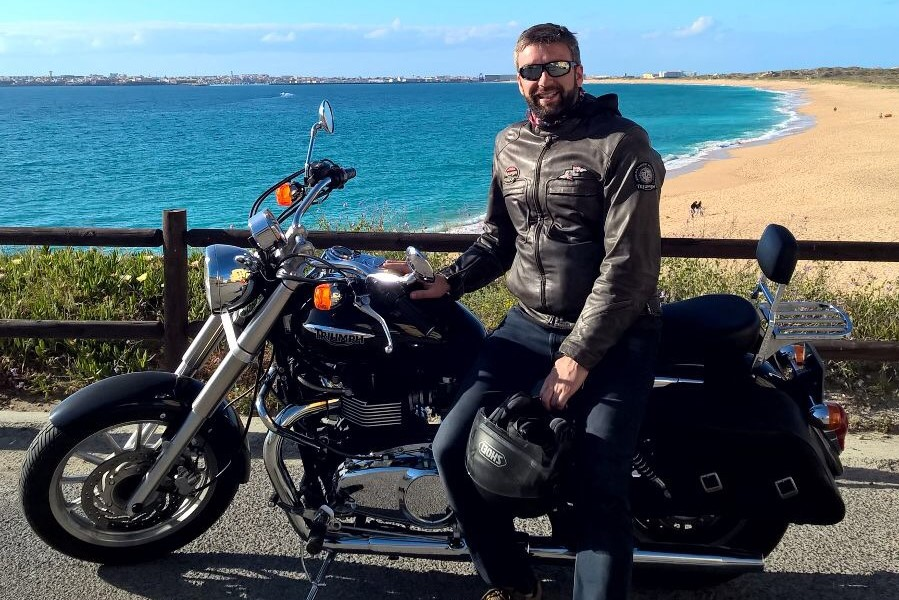
#> input picture Deep Learning Tutorial/5 - CNNs/photo.jpg, 899 x 600 px, given in place of the camera
$ jupyter execute 'WebCam Face Detection.ipynb'
#> lines starting #> are read from the running program, lines starting #| are printed output that depends on the picture
#> further down, frame is the input picture: shape (600, 899, 3); mean B, G, R 104.2, 96.2, 78.5
### OpenCV Demos/utils/imutils.py
# Import the necessary packages
import numpy as np
import matplotlib.pyplot as plt
import seaborn as sns
import cv2
from urllib.request import urlopen

# [23 lines left out: functions translate, rotate, not called in this run]

def resize(image, width=None, height=None, inter=cv2.INTER_AREA):
	# initialize the dimensions of the image to be resized and
	# grab the image size
#> called with width = 500, inter = 3
	dim = None
	(h, w) = image.shape[:2]
#> h = 600; w = 899

	# if both the width and height are None, then return the
	# original image
	if width is None and height is None:
		return image

	# check to see if the width is None
	if width is None:
		# calculate the ratio of the height and construct the
		# dimensions
		r = height / float(h)
		dim = (int(w * r), height)

	# otherwise, the height is None
	else:
		# calculate the ratio of the width and construct the
		# dimensions
		r = width / float(w)
#> r = 0.556
		dim = (width, int(h * r))
#> dim = (500, 333)

	# resize the image
	resized = cv2.resize(image, dim, interpolation = inter)

	# return the resized image
	return resized

# [40 lines left out: functions plot_histogram, displayImage, url_to_image, not called in this run]

### OpenCV Demos/utils/facedetector.py
# import the necessary packages
import cv2

class FaceDetector:
	def __init__(self, faceCascadePath):
		# load the face detector
		self.faceCascade = cv2.CascadeClassifier(faceCascadePath)

	def detect(self, image, scaleFactor = 1.1, minNeighbors = 5, minSize = (30, 30)):
		# detect faces in the image
		rects = self.faceCascade.detectMultiScale(image,
			scaleFactor = scaleFactor, minNeighbors = minNeighbors,
			minSize = minSize, flags = cv2.CASCADE_SCALE_IMAGE)

		# return the rectangles representing bounding
		# boxes around the faces
		return rects

### OpenCV Demos/WebCam Face Detection.ipynb
[cell 1]
import cv2
from utils.facedetector import FaceDetector
from utils import imutils

[cell 2]
cascade = 'cascades/haarcascade_frontalface_default.xml'

[cell 3]
fd = FaceDetector(cascade)

[cell 4]
camera = cv2.VideoCapture(0)

[cell 5]
# keep looping
while True:
    # grab the current frame
    (grabbed, frame) = camera.read()

    if frame is None:
        break

    # resize the frame and convert it to grayscale
    frame = imutils.resize(frame, width = 500)
    gray = cv2.cvtColor(frame, cv2.COLOR_BGR2GRAY)
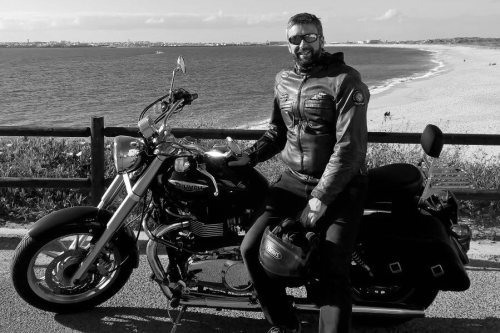
#> gray: shape (333, 500); min 0, max 254, mean 91.8

    # detect faces in the image and then clone the frame
    # so that we can draw on it
    faceRects = fd.detect(gray, scaleFactor = 1.2, minNeighbors = 5, minSize = (30, 30))
#> in detect, `rects = self.faceCascade.detectMultiScale(image, scaleFactor = scaleFa..`: rects = ()
#> faceRects = ()
    frameClone = frame.copy()

    # loop over the face bounding boxes and draw them
    for (fX, fY, fW, fH) in faceRects:
        cv2.rectangle(frameClone, (fX, fY), (fX + fW, fY + fH), (0, 255, 0), 2)
#> this loop made 0 passes

    # show our detected faces
    cv2.imshow("Face", frameClone)

    # if the 'q' key is pressed, stop the loop
    if cv2.waitKey(1) & 0xFF == ord("q"):
#> (key q is pressed here)
        break

# cleanup the camera and close any open windows
camera.release()
cv2.destroyAllWindows()
